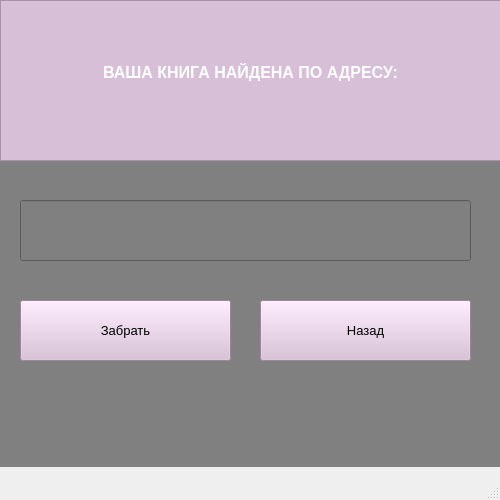
<?xml version="1.0" encoding="UTF-8"?>
<ui version="4.0">
 <class>MainWindow</class>
 <widget class="QMainWindow" name="MainWindow">
  <property name="geometry">
   <rect>
    <x>0</x>
    <y>0</y>
    <width>500</width>
    <height>500</height>
   </rect>
  </property>
  <property name="font">
   <font>
    <family>Arial</family>
    <pointsize>18</pointsize>
   </font>
  </property>
  <property name="windowTitle">
   <string>MainWindow</string>
  </property>
  <widget class="QWidget" name="centralwidget">
   <property name="font">
    <font>
     <family>Arial</family>
     <weight>75</weight>
     <bold>true</bold>
    </font>
   </property>
   <property name="styleSheet">
    <string notr="true">background-color: #808080</string>
   </property>
   <widget class="QTextEdit" name="textEdit">
    <property name="geometry">
     <rect>
      <x>0</x>
      <y>0</y>
      <width>501</width>
      <height>161</height>
     </rect>
    </property>
    <property name="font">
     <font>
      <family>Arial</family>
      <weight>75</weight>
      <bold>true</bold>
     </font>
    </property>
    <property name="styleSheet">
     <string notr="true">background-color: #D8BFD8</string>
    </property>
    <property name="html">
     <string>&lt;!DOCTYPE HTML PUBLIC &quot;-//W3C//DTD HTML 4.0//EN&quot; &quot;http://www.w3.org/TR/REC-html40/strict.dtd&quot;&gt;
&lt;html&gt;&lt;head&gt;&lt;meta name=&quot;qrichtext&quot; content=&quot;1&quot; /&gt;&lt;style type=&quot;text/css&quot;&gt;
p, li { white-space: pre-wrap; }
&lt;/style&gt;&lt;/head&gt;&lt;body style=&quot; font-family:'Arial'; font-size:7.8pt; font-weight:600; font-style:normal;&quot;&gt;
&lt;p align=&quot;center&quot; style=&quot;-qt-paragraph-type:empty; margin-top:0px; margin-bottom:0px; margin-left:0px; margin-right:0px; -qt-block-indent:0; text-indent:0px; font-family:'MS Shell Dlg 2'; font-weight:400;&quot;&gt;&lt;br /&gt;&lt;/p&gt;
&lt;p align=&quot;center&quot; style=&quot;-qt-paragraph-type:empty; margin-top:0px; margin-bottom:0px; margin-left:0px; margin-right:0px; -qt-block-indent:0; text-indent:0px; font-family:'MS Shell Dlg 2'; font-weight:400;&quot;&gt;&lt;br /&gt;&lt;/p&gt;
&lt;p align=&quot;center&quot; style=&quot;-qt-paragraph-type:empty; margin-top:0px; margin-bottom:0px; margin-left:0px; margin-right:0px; -qt-block-indent:0; text-indent:0px; font-family:'MS Shell Dlg 2'; font-weight:400;&quot;&gt;&lt;br /&gt;&lt;/p&gt;
&lt;p align=&quot;center&quot; style=&quot;-qt-paragraph-type:empty; margin-top:0px; margin-bottom:0px; margin-left:0px; margin-right:0px; -qt-block-indent:0; text-indent:0px; font-family:'MS Shell Dlg 2'; font-size:12pt; color:#ffffff;&quot;&gt;&lt;br /&gt;&lt;/p&gt;
&lt;p align=&quot;center&quot; style=&quot; margin-top:0px; margin-bottom:0px; margin-left:0px; margin-right:0px; -qt-block-indent:0; text-indent:0px;&quot;&gt;&lt;span style=&quot; font-family:'MS Shell Dlg 2'; font-size:12pt; color:#ffffff;&quot;&gt;ВАША КНИГА НАЙДЕНА ПО АДРЕСУ:&lt;/span&gt;&lt;/p&gt;&lt;/body&gt;&lt;/html&gt;</string>
    </property>
   </widget>
   <widget class="QPushButton" name="pushButton">
    <property name="geometry">
     <rect>
      <x>20</x>
      <y>300</y>
      <width>211</width>
      <height>61</height>
     </rect>
    </property>
    <property name="font">
     <font>
      <family>Arial</family>
      <pointsize>10</pointsize>
     </font>
    </property>
    <property name="styleSheet">
     <string notr="true">background-color: #D8BFD8</string>
    </property>
    <property name="text">
     <string>Забрать</string>
    </property>
   </widget>
   <widget class="QPushButton" name="pushButton_2">
    <property name="geometry">
     <rect>
      <x>260</x>
      <y>300</y>
      <width>211</width>
      <height>61</height>
     </rect>
    </property>
    <property name="font">
     <font>
      <family>Arial</family>
      <pointsize>10</pointsize>
     </font>
    </property>
    <property name="styleSheet">
     <string notr="true">background-color: #D8BFD8</string>
    </property>
    <property name="text">
     <string>Назад</string>
    </property>
   </widget>
   <widget class="QLineEdit" name="lineEdit">
    <property name="geometry">
     <rect>
      <x>20</x>
      <y>200</y>
      <width>451</width>
      <height>61</height>
     </rect>
    </property>
   </widget>
  </widget>
  <widget class="QMenuBar" name="menubar">
   <property name="geometry">
    <rect>
     <x>0</x>
     <y>0</y>
     <width>500</width>
     <height>41</height>
    </rect>
   </property>
  </widget>
  <widget class="QStatusBar" name="statusbar"/>
 </widget>
 <resources/>
 <connections/>
</ui>
